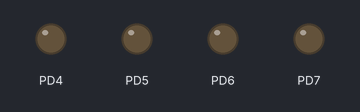
Bench run of a program on a simulated ATmega328P, built with avr-gcc and emulated at 16 MHz (the files do not name the chip). On the bench: output pins drawn as LEDs (lit = HIGH).

Above: at 0.2 s.
At 1.2 s:
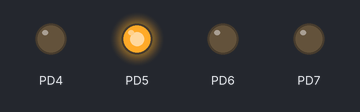
At 1.7 s:
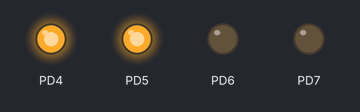
At 2.7 s:
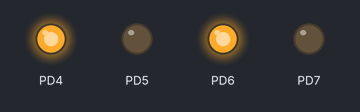
At 4.2 s:
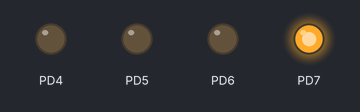
At 5.7 s:
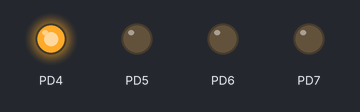
Timing chart, 0 to 6.5 s (numbered marks = the images above):
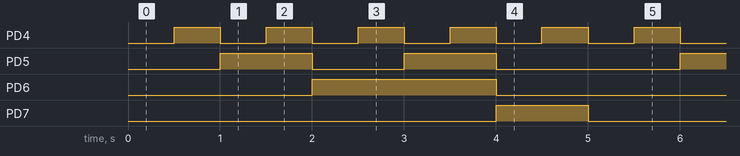

The program:

main.cpp
```cpp
#include <avr/io.h>
#include <avr/interrupt.h>
#define F_CPU 16000000UL
#include <util/delay.h>
/*
int main(void){
    DDRD|=0xFC;
    DDRB|=0X0F;
    while(1){
PORTD|=0xFC;
PORTB|=0X0F;
_delay_ms(1000);
PORTD&=~0xFC;
PORTB&=~0X0F;
_delay_ms(1000);
    }
}


int main(void){

    ADMUX|=(1<<REFS0)|(1<<MUX1)|(1<<ADLAR);
    ADCSRA|=(1<<ADEN)|(1<<ADPS2);
    DDRD|=0xFC;
    DDRB|=0X0F;
    char alow;
    char ahigh;

    while(1){

        ADCSRA|=(1<<ADSC);
        while(!(ADCSRA&(1<<ADIF)));
        alow=ADCL;
        ahigh=ADCH;
        ADCSRA|=(1<<ADIF);
        PORTD&=~(0xFC);
        PORTB&=~(0x0F);
        PORTD|=((ahigh<<4)&0xF0)|((alow>>4)&0x0C);
        PORTB|=(ahigh>>4)&0x0F;
    //  PORTD|=(alow<<2);
      //  PORTB|=((ahigh&0x03)<<2)|((alow>>6)&0x03);
    }
    return 0;
}
*/
int main(void){

    DDRD|=0xF0;
    char a=0x00;

    while(1){

        PORTD = (PORTD & 0x0F) | ((a << 4) & 0xF0);;
        _delay_ms(500);

        a++;
        if(a==10){
            a=0;
        }

    }

    return 0;
}
```

Measured:
- by itself, PD4: alternates HIGH for 0.50 s and LOW for 0.50 s
- by itself, PD5: repeats every 5.0 s: LOW 1.0 s, HIGH 1.0 s, LOW 2.0 s, HIGH 1.0 s
- by itself, PD6: alternates HIGH for 2.0 s and LOW for 3.0 s
- by itself, PD7: alternates HIGH for 1.0 s and LOW for 4.0 s
